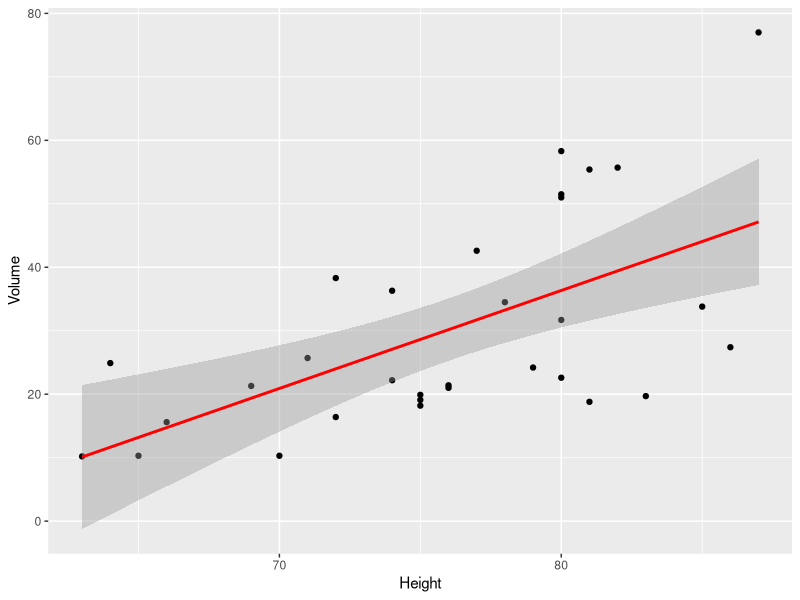
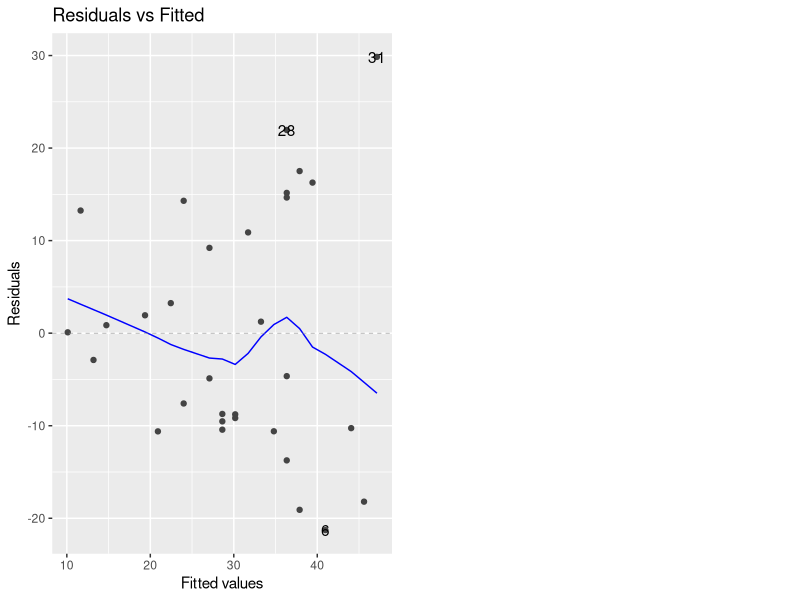
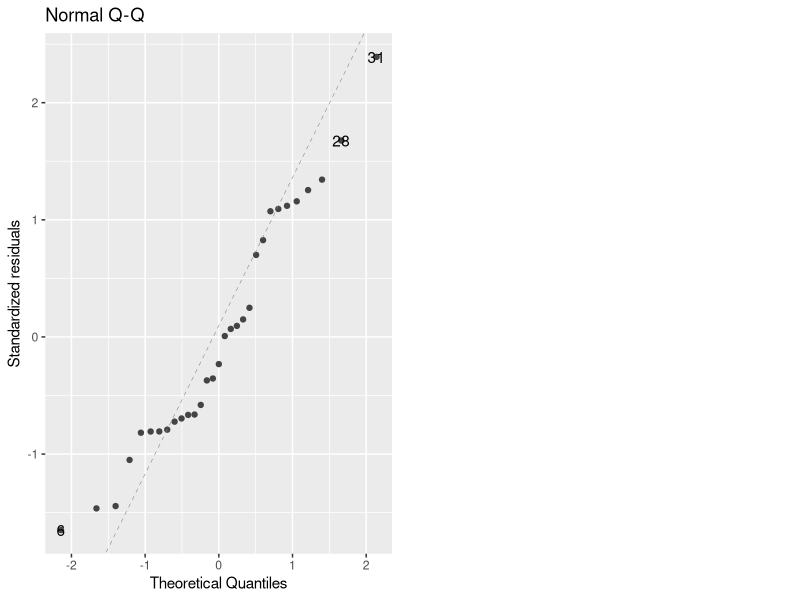
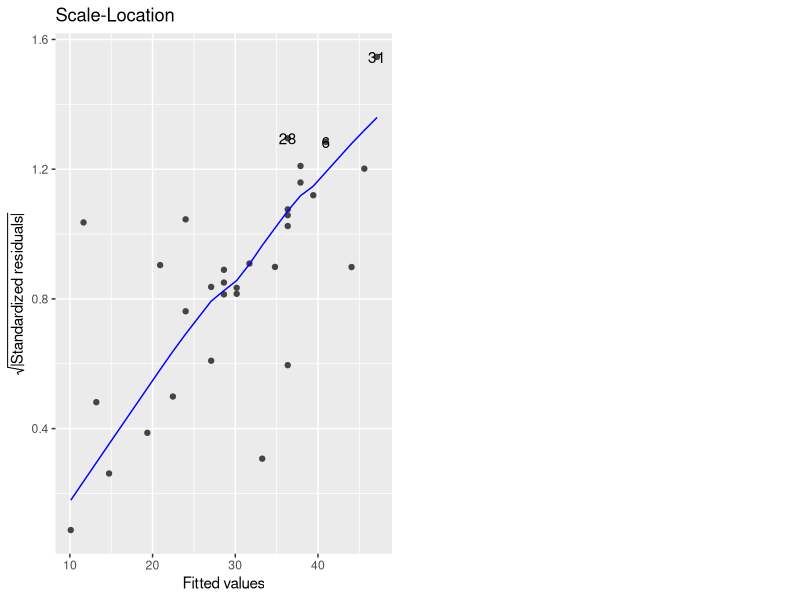
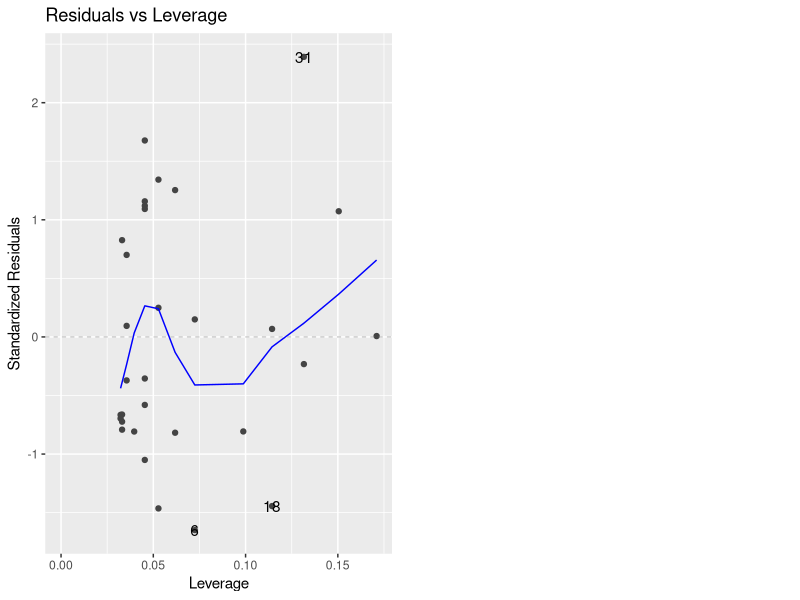
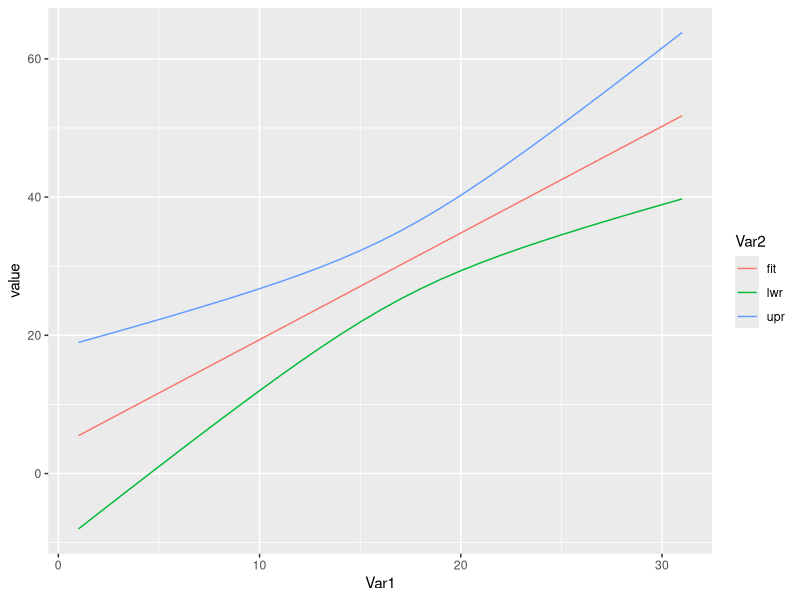
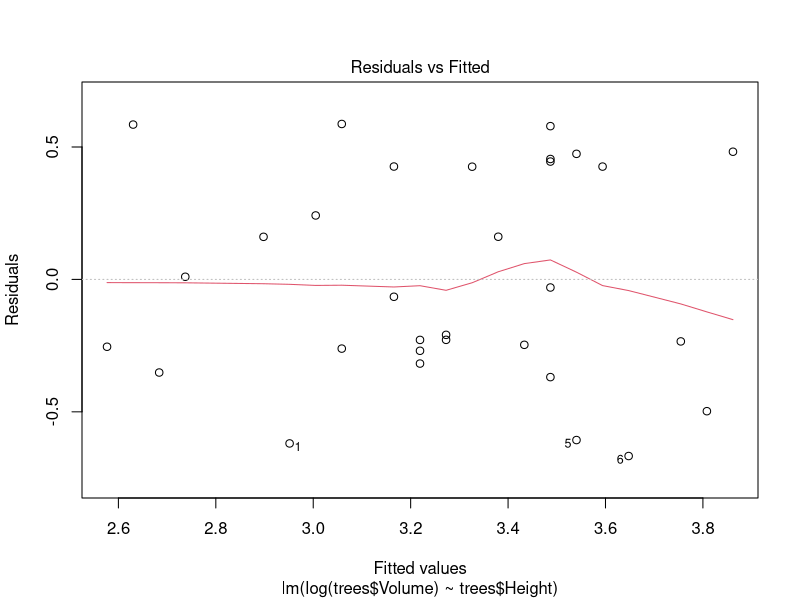
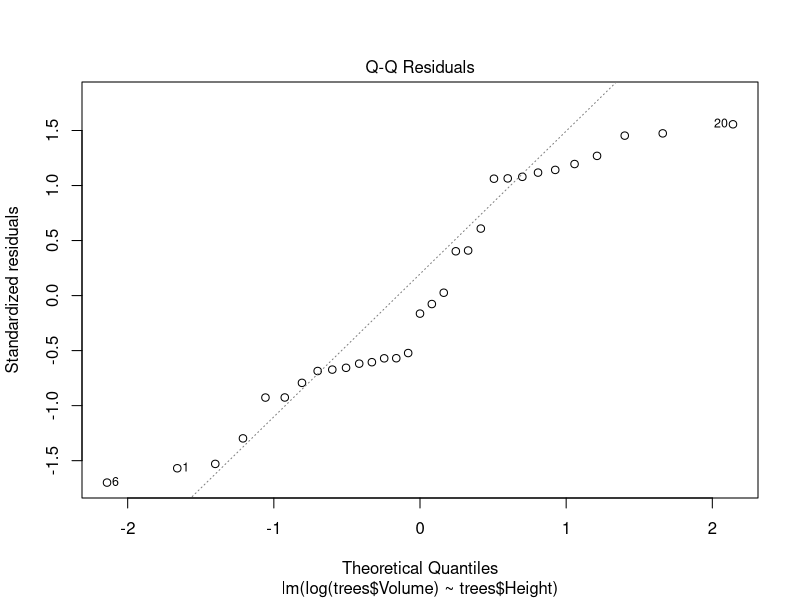

The R source for these figures, in order:
## ---- chunk 1
knitr::opts_chunk$set(echo = TRUE)
## ---- chunk 2
# load dataset
head(trees)
(volume_mean = mean(trees$Volume))
(height_mean = mean(trees$Height))
(b = sum((trees$Volume - volume_mean)*(trees$Height - height_mean)) / sum((trees$Height - height_mean)**2))
(a = volume_mean - b*height_mean)
## ---- chunk 3
# create linear model -- the two expressions below are equivalent
# tree_lm = lm(trees$Volume ~ trees$Height)
tree_lm = lm(Volume ~ Height, data = trees)
summary(tree_lm)
## ---- chunk 4
# plot height by volume and the regression line
library(ggplot2)

ggplot(trees, aes(x=Height, y=Volume))+
    geom_point()+
    stat_smooth(method="lm",
             col="red")

## ---- chunk 5
# look at various plots for the model
library(ggfortify)
tree_lm_plots = autoplot(tree_lm)
## ---- chunk 6
tree_lm_plots[1]
## ---- chunk 7
tree_lm_plots[2]
## ---- chunk 8
tree_lm_plots[3]
## ---- chunk 9
tree_lm_plots[4]
## ---- chunk 10
head(tree_lm$fitted.values)
## ---- chunk 11
head(tree_lm$residuals)

## ---- chunk 12
SE_slope = sqrt((sum((trees$Volume - tree_lm$fitted.values)**2) /
                (length(tree_lm$fitted.values)-2)) /
    (sum((trees$Height - height_mean)**2))) 

## ---- chunk 13
slope_t = b/SE_slope
pt(slope_t, 29, lower.tail=F)*2

## ---- chunk 14
r_2 = sum((tree_lm$fitted.values - volume_mean)**2)/
   sum((trees$Volume - volume_mean)**2)
r_2
## ---- chunk 15
1- ((1-r_2) * ((31-1)/(31-2)))

## ---- chunk 16
range_predict = seq(from=60, to=90, by=1)

tree_lm_predict = predict.lm(tree_lm, 
                                 newdata = data.frame(Height=range_predict),
                                 interval="confidence")

## ---- chunk 17
library(ggplot2)
library(reshape2)

tree_predict.melt = melt(tree_lm_predict)

ggplot(data = tree_predict.melt, 
       aes(x=Var1, y=value, group=Var2)) + geom_line(aes(color=Var2))

## ---- chunk 18

plot(lm(log(trees$Volume) ~ trees$Height))

## ---- chunk 19
summary(lm(log(trees$Volume) ~ trees$Height))
